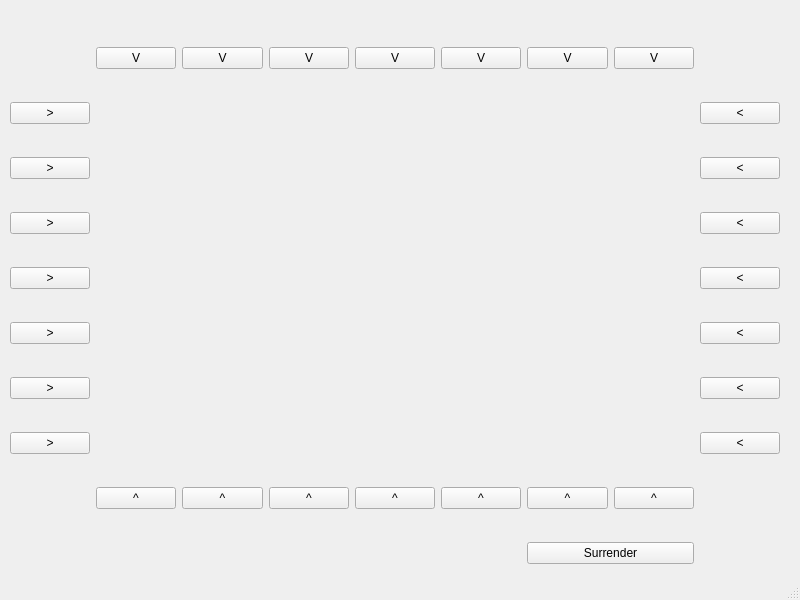
<?xml version="1.0" encoding="UTF-8"?>
<ui version="4.0">
 <class>IGWindow</class>
 <widget class="QMainWindow" name="IGWindow">
  <property name="geometry">
   <rect>
    <x>0</x>
    <y>0</y>
    <width>800</width>
    <height>600</height>
   </rect>
  </property>
  <property name="windowTitle">
   <string>IGWindow</string>
  </property>
  <widget class="QWidget" name="centralwidget">
   <widget class="QWidget" name="gridLayoutWidget">
    <property name="geometry">
     <rect>
      <x>10</x>
      <y>20</y>
      <width>770</width>
      <height>571</height>
     </rect>
    </property>
    <layout class="QGridLayout" name="gridLayout">
     <item row="10" column="6" colspan="2">
      <widget class="QPushButton" name="pushButton_5">
       <property name="text">
        <string>Surrender</string>
       </property>
      </widget>
     </item>
     <item row="5" column="8">
      <widget class="QPushButton" name="selectR_4">
       <property name="text">
        <string>&lt;</string>
       </property>
      </widget>
     </item>
     <item row="7" column="8">
      <widget class="QPushButton" name="selectR_6">
       <property name="text">
        <string>&lt;</string>
       </property>
      </widget>
     </item>
     <item row="5" column="7">
      <widget class="QLabel" name="p17_3">
       <property name="text">
        <string/>
       </property>
      </widget>
     </item>
     <item row="2" column="0">
      <widget class="QPushButton" name="selectL_1">
       <property name="text">
        <string>&gt;</string>
       </property>
      </widget>
     </item>
     <item row="3" column="5">
      <widget class="QLabel" name="p15">
       <property name="text">
        <string/>
       </property>
      </widget>
     </item>
     <item row="8" column="7">
      <widget class="QLabel" name="p17_6">
       <property name="text">
        <string/>
       </property>
      </widget>
     </item>
     <item row="6" column="7">
      <widget class="QLabel" name="p17_4">
       <property name="text">
        <string/>
       </property>
      </widget>
     </item>
     <item row="4" column="7">
      <widget class="QLabel" name="p17_2">
       <property name="text">
        <string/>
       </property>
      </widget>
     </item>
     <item row="4" column="8">
      <widget class="QPushButton" name="selectR_3">
       <property name="text">
        <string>&lt;</string>
       </property>
      </widget>
     </item>
     <item row="1" column="1">
      <widget class="QPushButton" name="selectW_1">
       <property name="text">
        <string>V</string>
       </property>
      </widget>
     </item>
     <item row="2" column="8">
      <widget class="QPushButton" name="selectR_1">
       <property name="text">
        <string>&lt;</string>
       </property>
      </widget>
     </item>
     <item row="3" column="7">
      <widget class="QLabel" name="p17">
       <property name="text">
        <string/>
       </property>
      </widget>
     </item>
     <item row="3" column="6">
      <widget class="QLabel" name="p16">
       <property name="text">
        <string/>
       </property>
      </widget>
     </item>
     <item row="7" column="7">
      <widget class="QLabel" name="p17_5">
       <property name="text">
        <string/>
       </property>
      </widget>
     </item>
     <item row="3" column="8">
      <widget class="QPushButton" name="selectR_2">
       <property name="text">
        <string>&lt;</string>
       </property>
      </widget>
     </item>
     <item row="6" column="8">
      <widget class="QPushButton" name="selectR_5">
       <property name="text">
        <string>&lt;</string>
       </property>
      </widget>
     </item>
     <item row="8" column="8">
      <widget class="QPushButton" name="selectR_13">
       <property name="text">
        <string>&lt;</string>
       </property>
      </widget>
     </item>
     <item row="9" column="1">
      <widget class="QPushButton" name="selectS_1">
       <property name="text">
        <string>^</string>
       </property>
      </widget>
     </item>
     <item row="9" column="2">
      <widget class="QPushButton" name="selectS_2">
       <property name="text">
        <string>^</string>
       </property>
      </widget>
     </item>
     <item row="9" column="3">
      <widget class="QPushButton" name="selectS_3">
       <property name="text">
        <string>^</string>
       </property>
      </widget>
     </item>
     <item row="9" column="4">
      <widget class="QPushButton" name="selectS_4">
       <property name="text">
        <string>^</string>
       </property>
      </widget>
     </item>
     <item row="9" column="5">
      <widget class="QPushButton" name="selectS_5">
       <property name="text">
        <string>^</string>
       </property>
      </widget>
     </item>
     <item row="9" column="6">
      <widget class="QPushButton" name="selectS_6">
       <property name="text">
        <string>^</string>
       </property>
      </widget>
     </item>
     <item row="9" column="7">
      <widget class="QPushButton" name="selectS_7">
       <property name="text">
        <string>^</string>
       </property>
      </widget>
     </item>
     <item row="1" column="2">
      <widget class="QPushButton" name="selectW_2">
       <property name="text">
        <string>V</string>
       </property>
      </widget>
     </item>
     <item row="1" column="3">
      <widget class="QPushButton" name="selectW_3">
       <property name="text">
        <string>V</string>
       </property>
      </widget>
     </item>
     <item row="1" column="4">
      <widget class="QPushButton" name="selectW_4">
       <property name="text">
        <string>V</string>
       </property>
      </widget>
     </item>
     <item row="1" column="5">
      <widget class="QPushButton" name="selectW_5">
       <property name="text">
        <string>V</string>
       </property>
      </widget>
     </item>
     <item row="1" column="6">
      <widget class="QPushButton" name="selectW_6">
       <property name="text">
        <string>V</string>
       </property>
      </widget>
     </item>
     <item row="1" column="7">
      <widget class="QPushButton" name="selectW_7">
       <property name="text">
        <string>V</string>
       </property>
      </widget>
     </item>
     <item row="3" column="0">
      <widget class="QPushButton" name="selectL_2">
       <property name="text">
        <string>&gt;</string>
       </property>
      </widget>
     </item>
     <item row="4" column="0">
      <widget class="QPushButton" name="selectL_3">
       <property name="text">
        <string>&gt;</string>
       </property>
      </widget>
     </item>
     <item row="5" column="0">
      <widget class="QPushButton" name="selectL_4">
       <property name="text">
        <string>&gt;</string>
       </property>
      </widget>
     </item>
     <item row="6" column="0">
      <widget class="QPushButton" name="selectL_5">
       <property name="text">
        <string>&gt;</string>
       </property>
      </widget>
     </item>
     <item row="7" column="0">
      <widget class="QPushButton" name="selectL_6">
       <property name="text">
        <string>&gt;</string>
       </property>
      </widget>
     </item>
     <item row="8" column="0">
      <widget class="QPushButton" name="selectL_7">
       <property name="text">
        <string>&gt;</string>
       </property>
      </widget>
     </item>
    </layout>
   </widget>
  </widget>
  <widget class="QMenuBar" name="menubar">
   <property name="geometry">
    <rect>
     <x>0</x>
     <y>0</y>
     <width>800</width>
     <height>22</height>
    </rect>
   </property>
  </widget>
  <widget class="QStatusBar" name="statusbar"/>
 </widget>
 <resources/>
 <connections/>
</ui>
